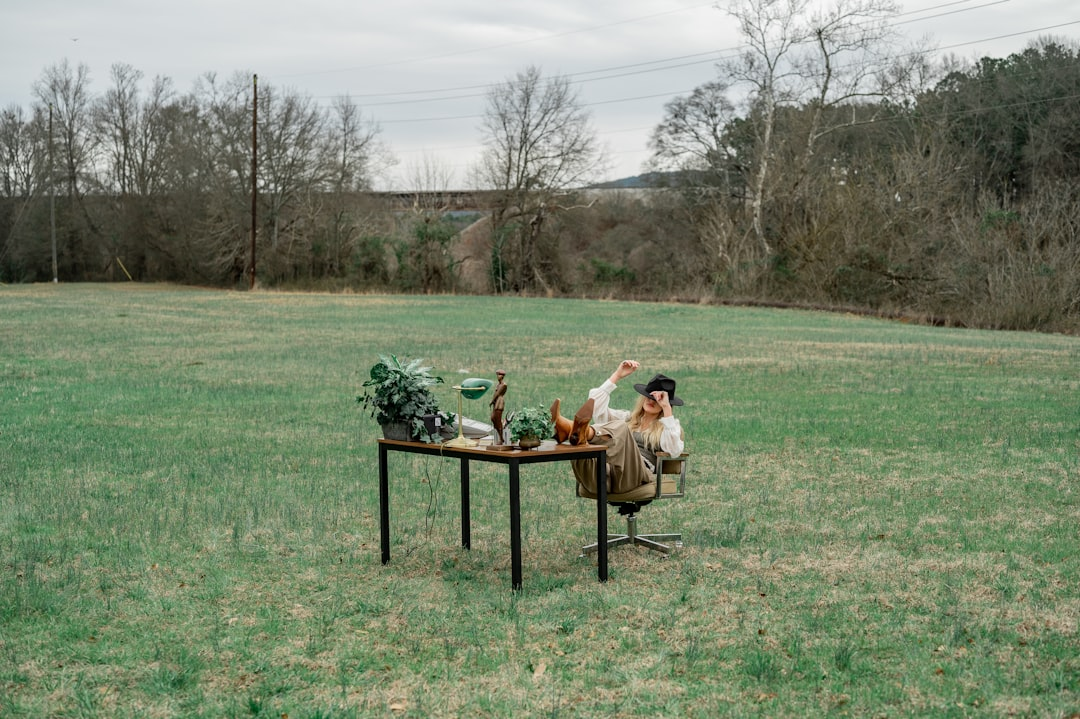
#> input picture Lab2/Source/images/basic_scene.jpg, 1080 x 719 px
$ python test_matcher.py
#> lines starting #> are read from the running program, lines starting #| are printed output that depends on the picture; after the words box and inside, x2 and y2 are one past the last pixel; in counts of white or black regions, pixels touching at a corner belong together
### Lab2/Source/image_matcher.py
import cv2
import numpy as np
from pathlib import Path
import matplotlib.pyplot as plt
import time

class ImageMatcher:
    def __init__(self):
        self.sift = cv2.SIFT_create()
        self.metrics = {}

    def template_matching(self, image, template):
        """
        Perform template matching using cv2.matchTemplate
        """
        start_time = time.time()

        # Convert images to grayscale
        img_gray = cv2.cvtColor(image, cv2.COLOR_BGR2GRAY)
        template_gray = cv2.cvtColor(template, cv2.COLOR_BGR2GRAY)

        # Apply template matching
        result = cv2.matchTemplate(img_gray, template_gray, cv2.TM_CCOEFF_NORMED)

        # Get the best match location
        min_val, max_val, min_loc, max_loc = cv2.minMaxLoc(result)

        # Get template dimensions
        h, w = template.shape[:2]

        # Define the rectangle corners
        top_left = max_loc
        bottom_right = (top_left[0] + w, top_left[1] + h)

        # Calculate metrics
        execution_time = time.time() - start_time
        confidence = max_val

        self.metrics['template'] = {
            'execution_time': execution_time,
            'confidence': confidence,
            'method': 'Template Matching'
        }

        return [(top_left, bottom_right)], confidence

    def feature_matching(self, image, template):
        """
        Perform feature matching using SIFT
        """
        start_time = time.time()

        # Convert images to grayscale
        img_gray = cv2.cvtColor(image, cv2.COLOR_BGR2GRAY)
        template_gray = cv2.cvtColor(template, cv2.COLOR_BGR2GRAY)

        # Find keypoints and descriptors
        kp1, des1 = self.sift.detectAndCompute(template_gray, None)
        kp2, des2 = self.sift.detectAndCompute(img_gray, None)

        # Store number of keypoints
        num_keypoints_template = len(kp1)
        num_keypoints_image = len(kp2)

        # FLANN parameters and matcher
        FLANN_INDEX_KDTREE = 1
        index_params = dict(algorithm=FLANN_INDEX_KDTREE, trees=5)
        search_params = dict(checks=50)
        flann = cv2.FlannBasedMatcher(index_params, search_params)

        matches = flann.knnMatch(des1, des2, k=2)

        # Apply Lowe's ratio test
        good_matches = []
        for m, n in matches:
            if m.distance < 0.7 * n.distance:
                good_matches.append(m)

        match_ratio = len(good_matches) / len(matches) if matches else 0

        if len(good_matches) >= 4:
            src_pts = np.float32([kp1[m.queryIdx].pt for m in good_matches]).reshape(-1, 1, 2)
            dst_pts = np.float32([kp2[m.trainIdx].pt for m in good_matches]).reshape(-1, 1, 2)

            # Find homography
            H, mask = cv2.findHomography(src_pts, dst_pts, cv2.RANSAC, 5.0)

            if H is not None:
                h, w = template_gray.shape
                pts = np.float32([[0, 0], [0, h-1], [w-1, h-1], [w-1, 0]]).reshape(-1, 1, 2)
                dst = cv2.perspectiveTransform(pts, H)

                # Convert to list of corner points
                corners = [(tuple(map(int, corner[0]))) for corner in dst]

                # Calculate metrics
                execution_time = time.time() - start_time
                inlier_ratio = np.sum(mask) / len(mask) if len(mask) > 0 else 0

                self.metrics['feature'] = {
                    'execution_time': execution_time,
                    'num_keypoints_template': num_keypoints_template,
                    'num_keypoints_image': num_keypoints_image,
                    'num_good_matches': len(good_matches),
                    'match_ratio': match_ratio,
                    'inlier_ratio': inlier_ratio,
                    'method': 'SIFT Feature Matching'
                }

                return [corners], match_ratio

        self.metrics['feature'] = {
            'execution_time': time.time() - start_time,
            'num_keypoints_template': num_keypoints_template,
            'num_keypoints_image': num_keypoints_image,
            'num_good_matches': 0,
            'match_ratio': 0,
            'inlier_ratio': 0,
            'method': 'SIFT Feature Matching'
        }

        return None, 0

    def draw_matches(self, image, matches, method="template"):
        """
        Draw matching results on the image
        """
        result = image.copy()
        if matches[0] is not None:
            if method == "template":
                top_left, bottom_right = matches[0][0]
                cv2.rectangle(result, top_left, bottom_right, (0, 255, 0), 2)
            else:
                corners = matches[0][0]
                for i in range(4):
                    cv2.line(result, corners[i], corners[(i+1)%4], (0, 255, 0), 2)

        return result

    def get_metrics(self):
        """
        Return the performance metrics
        """
        return self.metrics

### Lab2/Source/test_matcher.py
import cv2
from image_matcher import ImageMatcher
import matplotlib.pyplot as plt
from pathlib import Path
import numpy as np

def visualize_results(image_path, template_path, template_result, feature_result):
    """
    Display original images and results side by side
    """
    # Read images
    image = cv2.cvtColor(cv2.imread(str(image_path)), cv2.COLOR_BGR2RGB)
    template = cv2.cvtColor(cv2.imread(str(template_path)), cv2.COLOR_BGR2RGB)
    template_result = cv2.cvtColor(template_result, cv2.COLOR_BGR2RGB)
    feature_result = cv2.cvtColor(feature_result, cv2.COLOR_BGR2RGB)

    # Create figure
    fig, axes = plt.subplots(2, 2, figsize=(15, 10))

    # Plot images
    axes[0, 0].imshow(image)
    axes[0, 0].set_title('Original Image')
    axes[0, 1].imshow(template)
    axes[0, 1].set_title('Template')
    axes[1, 0].imshow(template_result)
    axes[1, 0].set_title('Template Matching Result')
    axes[1, 1].imshow(feature_result)
    axes[1, 1].set_title('Feature Matching Result')

    # Remove axes
    for ax in axes.flat:
        ax.axis('off')

    plt.tight_layout()
    return fig

def analyze_results(results):
    """
    Analyze and compare the performance of both methods
    """
    template_scores = []
    feature_scores = []
    template_times = []
    feature_times = []

    print("\nDetailed Analysis:")
    print("=" * 80)

    for result in results:
        template_scores.append(result['template_score'])
        feature_scores.append(result['feature_score'])
        template_times.append(result['metrics']['template']['execution_time'])
        feature_times.append(result['metrics']['feature']['execution_time'])

        print(f"\nTest Case: {result['image']}")
        print("-" * 40)

        # Template Matching Results
        print("Template Matching:")
        print(f"  Confidence: {result['template_score']:.3f}")
        print(f"  Execution Time: {result['metrics']['template']['execution_time']:.3f}s")

        # Feature Matching Results
        print("\nFeature Matching:")
        print(f"  Match Ratio: {result['feature_score']:.3f}")
        print(f"  Keypoints (Template/Image): {result['metrics']['feature']['num_keypoints_template']}/{result['metrics']['feature']['num_keypoints_image']}")
        print(f"  Good Matches: {result['metrics']['feature']['num_good_matches']}")
        print(f"  Inlier Ratio: {result['metrics']['feature']['inlier_ratio']:.3f}")
        print(f"  Execution Time: {result['metrics']['feature']['execution_time']:.3f}s")

    # Generate summary statistics
    print("\nSummary Statistics:")
    print("=" * 80)
    print("\nTemplate Matching:")
    print(f"  Average Confidence: {np.mean(template_scores):.3f} ± {np.std(template_scores):.3f}")
    print(f"  Average Time: {np.mean(template_times):.3f}s ± {np.std(template_times):.3f}s")

    print("\nFeature Matching:")
    print(f"  Average Match Ratio: {np.mean(feature_scores):.3f} ± {np.std(feature_scores):.3f}")
    print(f"  Average Time: {np.mean(feature_times):.3f}s ± {np.std(feature_times):.3f}s")

def test_matching(image_path, template_path, output_dir):
    """
    Test matching algorithms on a pair of images
    """
    # Create output directory if it doesn't exist
    Path(output_dir).mkdir(parents=True, exist_ok=True)

    # Get base name first
    base_name = Path(image_path).stem

    # Read images with error checking
    image = cv2.imread(str(image_path))
    template = cv2.imread(str(template_path))

    if image is None or template is None:
        print(f"Error: Could not read images:\n  {image_path}\n  {template_path}")
        return None, None, None

    # Initialize matcher
    matcher = ImageMatcher()

    try:
        # Test template matching
        template_matches, template_score = matcher.template_matching(image, template)
        template_result = matcher.draw_matches(image, (template_matches, template_score), "template")

        # Test feature matching
        feature_matches, feature_score = matcher.feature_matching(image, template)
        feature_result = matcher.draw_matches(image, (feature_matches, feature_score), "feature")

        # Get metrics
        metrics = matcher.get_metrics()

        # Save individual results
        cv2.imwrite(str(Path(output_dir) / f"{base_name}_template.jpg"), template_result)
        cv2.imwrite(str(Path(output_dir) / f"{base_name}_feature.jpg"), feature_result)

        # Add visualization and save comparison
        fig = visualize_results(image_path, template_path, template_result, feature_result)
        fig.savefig(str(Path(output_dir) / f"{base_name}_comparison.jpg"))
        plt.close(fig)

        return template_score, feature_score, metrics

    except Exception as e:
        print(f"Error processing images {image_path} and {template_path}: {str(e)}")
        return None, None, None

def main():
    # Define test cases with different scenarios
    test_cases = [
        # 1. Basic template matching
        ("images/basic_scene.jpg", "images/basic_template.jpg"),

        # 2. Rotation test
        ("images/rotation_scene.jpg", "images/rotation_template.jpg"),

        # 3. Scale variations
        ("images/scale_scene_far.jpg", "images/scale_template_far.jpg"),
        ("images/scale_scene_close.jpg", "images/scale_template_close.jpg"),

        # 4. Lighting variations
        ("images/lighting_scene_bright.jpg", "images/lighting_template_bright.jpg"),
        ("images/lighting_scene_dark.jpg", "images/lighting_template_dark.jpg"),

        # 5. Occlusion tests
        ("images/occlusion_scene_partial.jpg", "images/occlusion_template_partial.jpg"),
        ("images/occlusion_scene_major.jpg", "images/occlusion_template_major.jpg"),

        # 6. Multiple similar objects
        ("images/multiple_scene.jpg", "images/multiple_template.jpg"),

        # 7. Perspective changes
        ("images/perspective_scene_slight.jpg", "images/perspective_template_slight.jpg"),
        ("images/perspective_scene_extreme.jpg", "images/perspective_template_extreme.jpg"),

        # 8. Texture variations
        ("images/texture_scene_regular.jpg", "images/texture_template_regular.jpg"),
        ("images/texture_scene_complex.jpg", "images/texture_template_complex.jpg"),

        # 9. Combined challenges
        ("images/complex_scene_moderate.jpg", "images/complex_template_moderate.jpg"),
        ("images/complex_scene_extreme.jpg", "images/complex_template_extreme.jpg")
    ]

    output_dir = "results"

    results = []
    for image_path, template_path in test_cases:
        # Check if both files exist
        if not Path(image_path).exists() or not Path(template_path).exists():
            print(f"Skipping missing files:\n  {image_path}\n  {template_path}")
            continue

        print(f"\nProcessing: {Path(image_path).name}")
        template_score, feature_score, metrics = test_matching(image_path, template_path, output_dir)
#> in test_matching, image is the input picture: shape (719, 1080, 3); mean B, G, R 112.1, 135.4, 124.5
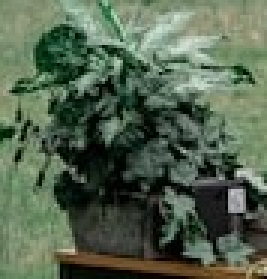
#> input picture Lab2/Source/images/basic_template.jpg, 89 x 93 px (shown 3 times larger)
#> in test_matching, template is the input picture: shape (93, 89, 3); mean B, G, R 79.6, 100.4, 84.6
#> in template_matching, `img_gray = cv2.cvtColor(image, cv2.COLOR_BGR2GRAY)`:
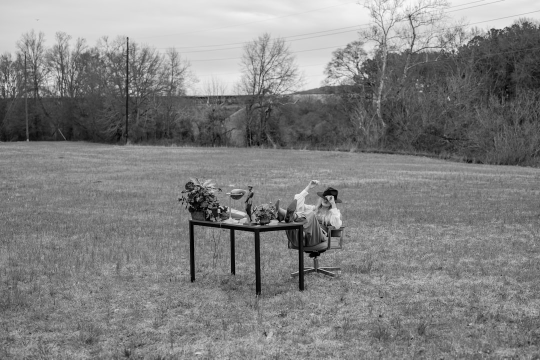
#> img_gray: shape (719, 1080) (shown at 1/2 size); min 0, max 253, mean 129.5
#> in template_matching, `template_gray = cv2.cvtColor(template, cv2.COLOR_BGR2GRAY)`:
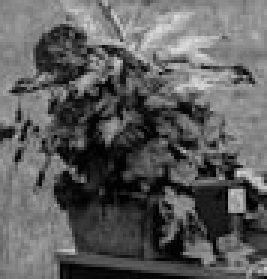
#> template_gray: shape (93, 89) (shown 3 times larger); min 0, max 220, mean 93.3
#> in template_matching, `result = cv2.matchTemplate(img_gray, template_gray, cv2.TM_CCOEFF_NORM..`:
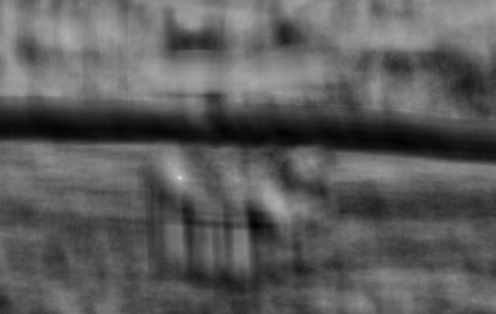
#> result: shape (627, 992) float32 (shown at 1/2 size); min -0.499, max 0.999, mean 0.0427; drawn with min black and max white
#> in template_matching, `min_val, max_val, min_loc, max_loc = cv2.minMaxLoc(result)`: min_val = -0.499; max_val = 0.999; min_loc = (509, 450); max_loc = (359, 355)
#> in template_matching, `bottom_right = (top_left[0] + w, top_left[1] + h)`: bottom_right = (448, 448)
#> in template_matching, `confidence = max_val`: confidence = 0.999
#> in test_matching, `template_matches, template_score = matcher.template_matching(image, te..`: template_matches = [((359, 355), (448, 448))]; template_score = 0.999
#> in draw_matches, `cv2.rectangle(result, top_left, bottom_right, (0, 255, 0), 2)`:
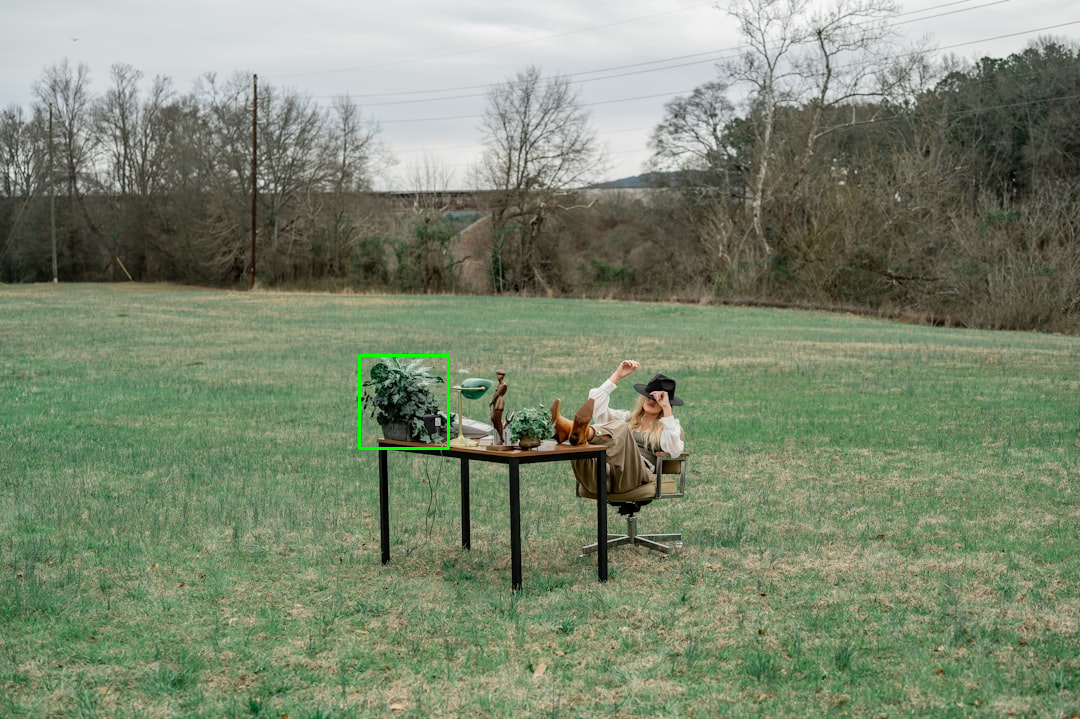
#> result: shape (719, 1080, 3); 0.14% of pixels changed, all inside (x1, y1, x2, y2) = (358, 354, 450, 450)
#> in feature_matching, `kp1, des1 = self.sift.detectAndCompute(template_gray, None)`: kp1 = 129 keypoints; strongest (x, y, size): (39, 21, 2.2), (82, 61, 2.3), (37, 17, 2.6), (77, 69, 1.9)
#> in feature_matching, `kp2, des2 = self.sift.detectAndCompute(img_gray, None)`: kp2 = 7820 keypoints; strongest (x, y, size): (483, 388, 1.9), (255, 76, 2.1), (548, 445, 9.5), (1001, 59, 1.9)
#> in feature_matching, `num_keypoints_template = len(kp1)`: num_keypoints_template = 129
#> in feature_matching, `num_keypoints_image = len(kp2)`: num_keypoints_image = 7820
#> in feature_matching, `matches = flann.knnMatch(des1, des2, k=2)`: matches = 129 matches
#> the loop in feature_matching, `for m, n in matches:` made 129 passes
#> after the loop in feature_matching, `for m, n in matches:`: good_matches = 110 matches
#> in feature_matching, `match_ratio = len(good_matches) / len(matches) if matches else 0`: match_ratio = 0.853
#> in feature_matching, `src_pts = np.float32([kp1[m.queryIdx].pt for m in good_matches]).resha..`: src_pts = 110 rows, first 8: [4.93, 66.55], [10.89, 47.66], [10.89, 47.66], [11.16, 57.43], [12.59, 36.18], [13.56, 22.17], [14.35, 18.74], [14.91, 31.62]
#> in feature_matching, `dst_pts = np.float32([kp2[m.trainIdx].pt for m in good_matches]).resha..`: dst_pts = 110 rows, first 8: [364, 421.5], [369.9, 402.7], [369.9, 402.7], [370.2, 412.4], [371.6, 391.2], [372.6, 377.2], [373.4, 373.7], [373.9, 386.6]
#> in feature_matching, `H, mask = cv2.findHomography(src_pts, dst_pts, cv2.RANSAC, 5.0)`: H = [[1, 0.00719, 359], [0.00147, 1.01, 355], [4.96e-06, 1.78e-05, 1]]; mask = 110 values from 1 to 1
#> in feature_matching, `dst = cv2.perspectiveTransform(pts, H)`: dst = [[359, 355], [359, 447], [447, 446.9], [447, 355]]
#> in feature_matching, `corners = [(tuple(map(int, corner[0]))) for corner in dst]`: corners = [(358, 354), (359, 446), (446, 446), (447, 354)]
#> in feature_matching, `inlier_ratio = np.sum(mask) / len(mask) if len(mask) > 0 else 0`: inlier_ratio = 1
#> in test_matching, `feature_matches, feature_score = matcher.feature_matching(image, templ..`: feature_matches = [[(358, 354), (359, 446), (446, 446), (447, 354)]]; feature_score = 0.853
#> call 2 of draw_matches, with method = 'feature'
#> after the loop in draw_matches (call 2), `for i in range(4):`:
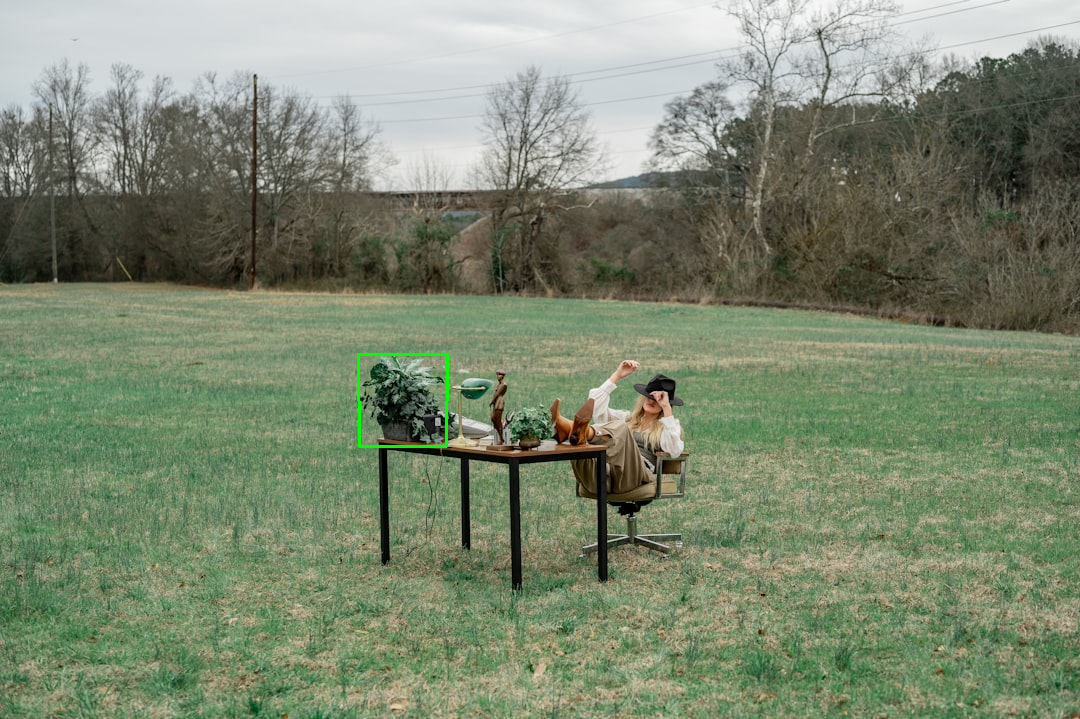
#> result: shape (719, 1080, 3); 0.14% of pixels changed, all inside (x1, y1, x2, y2) = (357, 353, 449, 448)
#> in test_matching, `metrics = matcher.get_metrics()`: metrics = 2 items
#> template_score = 0.999; feature_score = 0.853; metrics = 2 items

        if template_score is not None:
            results.append({
                'image': image_path,
                'template': template_path,
                'template_score': template_score,
                'feature_score': feature_score,
                'metrics': metrics
            })

    if results:
        # Analyze results
        analyze_results(results)
    else:
        print("\nNo valid test cases were processed.")
        print("Please run download_test_images.py first to generate the test images.")

if __name__ == "__main__":
    main()
